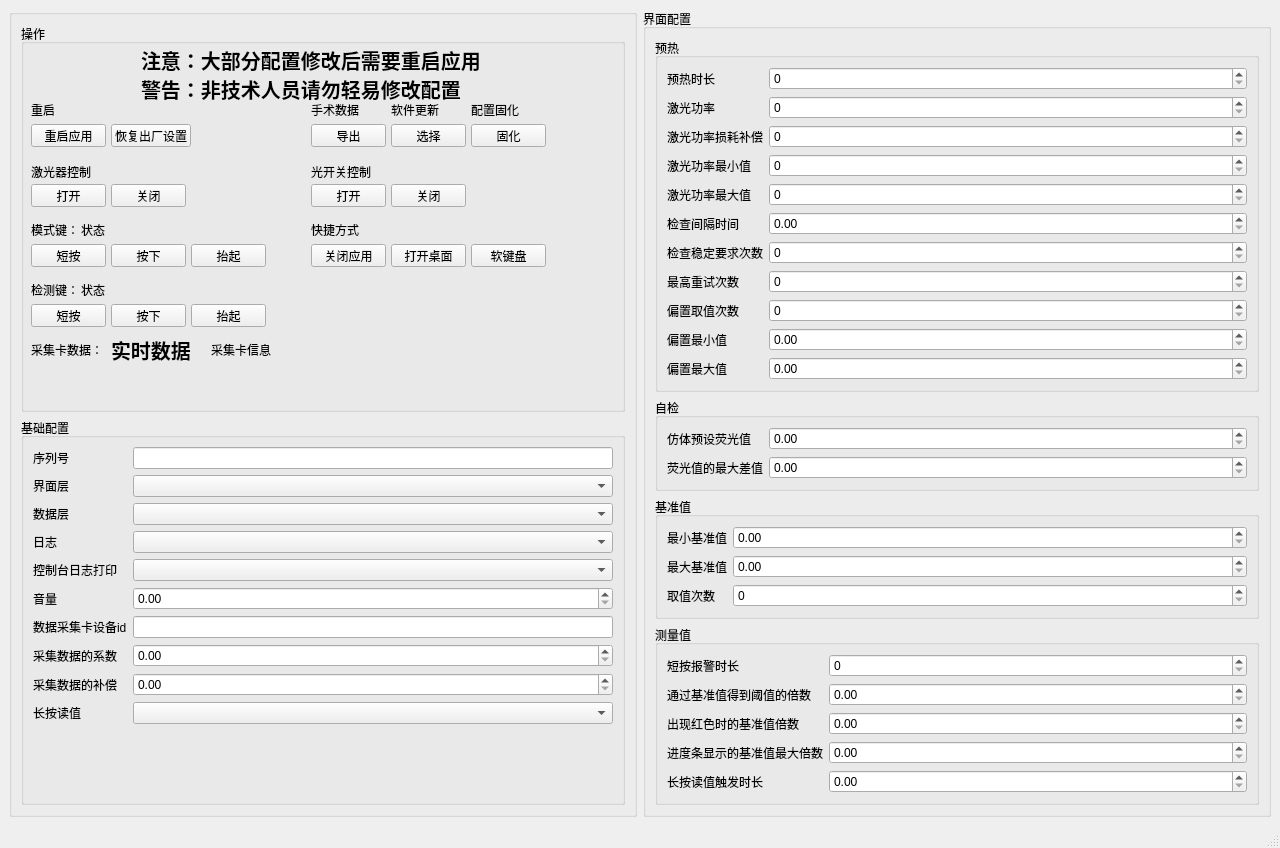
<?xml version="1.0" encoding="UTF-8"?>
<ui version="4.0">
 <class>MainWindow</class>
 <widget class="QMainWindow" name="MainWindow">
  <property name="geometry">
   <rect>
    <x>0</x>
    <y>0</y>
    <width>1280</width>
    <height>800</height>
   </rect>
  </property>
  <property name="windowTitle">
   <string>MainWindow</string>
  </property>
  <widget class="QWidget" name="centralwidget">
   <layout class="QHBoxLayout" name="horizontalLayout" stretch="5,5">
    <item>
     <widget class="QGroupBox" name="groupBox_7">
      <property name="title">
       <string/>
      </property>
      <layout class="QVBoxLayout" name="verticalLayout_7">
       <item>
        <widget class="QGroupBox" name="groupBox_8">
         <property name="title">
          <string>操作</string>
         </property>
         <widget class="QLabel" name="label">
          <property name="geometry">
           <rect>
            <x>120</x>
            <y>10</y>
            <width>381</width>
            <height>81</height>
           </rect>
          </property>
          <property name="font">
           <font>
            <pointsize>15</pointsize>
            <weight>75</weight>
            <bold>true</bold>
           </font>
          </property>
          <property name="text">
           <string>注意：大部分配置修改后需要重启应用
警告：非技术人员请勿轻易修改配置</string>
          </property>
         </widget>
         <widget class="QPushButton" name="rebootPushButton">
          <property name="geometry">
           <rect>
            <x>10</x>
            <y>100</y>
            <width>75</width>
            <height>23</height>
           </rect>
          </property>
          <property name="font">
           <font>
            <pointsize>9</pointsize>
           </font>
          </property>
          <property name="text">
           <string>重启应用</string>
          </property>
         </widget>
         <widget class="QPushButton" name="recoveryPushButton">
          <property name="geometry">
           <rect>
            <x>90</x>
            <y>100</y>
            <width>80</width>
            <height>23</height>
           </rect>
          </property>
          <property name="font">
           <font>
            <pointsize>9</pointsize>
           </font>
          </property>
          <property name="text">
           <string>恢复出厂设置</string>
          </property>
         </widget>
         <widget class="QLabel" name="label_2">
          <property name="geometry">
           <rect>
            <x>10</x>
            <y>80</y>
            <width>54</width>
            <height>12</height>
           </rect>
          </property>
          <property name="text">
           <string>重启</string>
          </property>
         </widget>
         <widget class="QLabel" name="label_3">
          <property name="geometry">
           <rect>
            <x>10</x>
            <y>140</y>
            <width>71</width>
            <height>16</height>
           </rect>
          </property>
          <property name="text">
           <string>激光器控制</string>
          </property>
         </widget>
         <widget class="QPushButton" name="openLaserPushButton">
          <property name="geometry">
           <rect>
            <x>10</x>
            <y>160</y>
            <width>75</width>
            <height>23</height>
           </rect>
          </property>
          <property name="text">
           <string>打开</string>
          </property>
         </widget>
         <widget class="QPushButton" name="closeLaserPushButton">
          <property name="geometry">
           <rect>
            <x>90</x>
            <y>160</y>
            <width>75</width>
            <height>23</height>
           </rect>
          </property>
          <property name="text">
           <string>关闭</string>
          </property>
         </widget>
         <widget class="QPushButton" name="openLightPushButton">
          <property name="geometry">
           <rect>
            <x>290</x>
            <y>160</y>
            <width>75</width>
            <height>23</height>
           </rect>
          </property>
          <property name="text">
           <string>打开</string>
          </property>
         </widget>
         <widget class="QPushButton" name="closeLightPushButton">
          <property name="geometry">
           <rect>
            <x>370</x>
            <y>160</y>
            <width>75</width>
            <height>23</height>
           </rect>
          </property>
          <property name="text">
           <string>关闭</string>
          </property>
         </widget>
         <widget class="QLabel" name="label_4">
          <property name="geometry">
           <rect>
            <x>290</x>
            <y>140</y>
            <width>71</width>
            <height>16</height>
           </rect>
          </property>
          <property name="text">
           <string>光开关控制</string>
          </property>
         </widget>
         <widget class="QPushButton" name="modeBouncePushButton">
          <property name="geometry">
           <rect>
            <x>170</x>
            <y>220</y>
            <width>75</width>
            <height>23</height>
           </rect>
          </property>
          <property name="text">
           <string>抬起</string>
          </property>
         </widget>
         <widget class="QPushButton" name="readShortPushButton">
          <property name="geometry">
           <rect>
            <x>10</x>
            <y>280</y>
            <width>75</width>
            <height>23</height>
           </rect>
          </property>
          <property name="text">
           <string>短按</string>
          </property>
         </widget>
         <widget class="QPushButton" name="readPressPushButton">
          <property name="geometry">
           <rect>
            <x>90</x>
            <y>280</y>
            <width>75</width>
            <height>23</height>
           </rect>
          </property>
          <property name="text">
           <string>按下</string>
          </property>
         </widget>
         <widget class="QPushButton" name="readBouncePushButton">
          <property name="geometry">
           <rect>
            <x>170</x>
            <y>280</y>
            <width>75</width>
            <height>23</height>
           </rect>
          </property>
          <property name="text">
           <string>抬起</string>
          </property>
         </widget>
         <widget class="QLabel" name="label_5">
          <property name="geometry">
           <rect>
            <x>10</x>
            <y>260</y>
            <width>54</width>
            <height>12</height>
           </rect>
          </property>
          <property name="text">
           <string>检测键：</string>
          </property>
         </widget>
         <widget class="QPushButton" name="modePressPushButton">
          <property name="geometry">
           <rect>
            <x>90</x>
            <y>220</y>
            <width>75</width>
            <height>23</height>
           </rect>
          </property>
          <property name="text">
           <string>按下</string>
          </property>
         </widget>
         <widget class="QLabel" name="label_6">
          <property name="geometry">
           <rect>
            <x>10</x>
            <y>200</y>
            <width>54</width>
            <height>12</height>
           </rect>
          </property>
          <property name="text">
           <string>模式键：</string>
          </property>
         </widget>
         <widget class="QLabel" name="label_13">
          <property name="geometry">
           <rect>
            <x>290</x>
            <y>80</y>
            <width>54</width>
            <height>12</height>
           </rect>
          </property>
          <property name="text">
           <string>手术数据</string>
          </property>
         </widget>
         <widget class="QPushButton" name="exportPushButton">
          <property name="geometry">
           <rect>
            <x>290</x>
            <y>100</y>
            <width>75</width>
            <height>23</height>
           </rect>
          </property>
          <property name="text">
           <string>导出</string>
          </property>
         </widget>
         <widget class="QLabel" name="readStatusLabel">
          <property name="geometry">
           <rect>
            <x>60</x>
            <y>260</y>
            <width>54</width>
            <height>12</height>
           </rect>
          </property>
          <property name="text">
           <string>状态</string>
          </property>
         </widget>
         <widget class="QLabel" name="modeStatusLabel">
          <property name="geometry">
           <rect>
            <x>60</x>
            <y>200</y>
            <width>54</width>
            <height>12</height>
           </rect>
          </property>
          <property name="text">
           <string>状态</string>
          </property>
         </widget>
         <widget class="QLabel" name="label_16">
          <property name="geometry">
           <rect>
            <x>10</x>
            <y>320</y>
            <width>70</width>
            <height>12</height>
           </rect>
          </property>
          <property name="text">
           <string>采集卡数据：</string>
          </property>
         </widget>
         <widget class="QLabel" name="niDataLabel">
          <property name="geometry">
           <rect>
            <x>90</x>
            <y>305</y>
            <width>91</width>
            <height>41</height>
           </rect>
          </property>
          <property name="font">
           <font>
            <pointsize>15</pointsize>
            <weight>75</weight>
            <bold>true</bold>
           </font>
          </property>
          <property name="text">
           <string>实时数据</string>
          </property>
         </widget>
         <widget class="QPushButton" name="modeShortPushButton">
          <property name="geometry">
           <rect>
            <x>10</x>
            <y>220</y>
            <width>75</width>
            <height>23</height>
           </rect>
          </property>
          <property name="text">
           <string>短按</string>
          </property>
         </widget>
         <widget class="QPushButton" name="updatePushButton">
          <property name="geometry">
           <rect>
            <x>370</x>
            <y>100</y>
            <width>75</width>
            <height>23</height>
           </rect>
          </property>
          <property name="text">
           <string>选择</string>
          </property>
         </widget>
         <widget class="QLabel" name="label_14">
          <property name="geometry">
           <rect>
            <x>370</x>
            <y>80</y>
            <width>54</width>
            <height>12</height>
           </rect>
          </property>
          <property name="text">
           <string>软件更新</string>
          </property>
         </widget>
         <widget class="QLabel" name="label_7">
          <property name="geometry">
           <rect>
            <x>290</x>
            <y>200</y>
            <width>54</width>
            <height>12</height>
           </rect>
          </property>
          <property name="text">
           <string>快捷方式</string>
          </property>
         </widget>
         <widget class="QPushButton" name="exitPushButton">
          <property name="geometry">
           <rect>
            <x>290</x>
            <y>220</y>
            <width>75</width>
            <height>23</height>
           </rect>
          </property>
          <property name="text">
           <string>关闭应用</string>
          </property>
         </widget>
         <widget class="QPushButton" name="explorerPushButton">
          <property name="geometry">
           <rect>
            <x>370</x>
            <y>220</y>
            <width>75</width>
            <height>23</height>
           </rect>
          </property>
          <property name="text">
           <string>打开桌面</string>
          </property>
         </widget>
         <widget class="QPushButton" name="oskPushButton">
          <property name="geometry">
           <rect>
            <x>450</x>
            <y>220</y>
            <width>75</width>
            <height>23</height>
           </rect>
          </property>
          <property name="text">
           <string>软键盘</string>
          </property>
         </widget>
         <widget class="QLabel" name="niInfoLabel">
          <property name="geometry">
           <rect>
            <x>190</x>
            <y>315</y>
            <width>401</width>
            <height>21</height>
           </rect>
          </property>
          <property name="text">
           <string>采集卡信息</string>
          </property>
         </widget>
         <widget class="QLabel" name="label_15">
          <property name="geometry">
           <rect>
            <x>450</x>
            <y>80</y>
            <width>54</width>
            <height>12</height>
           </rect>
          </property>
          <property name="text">
           <string>配置固化</string>
          </property>
         </widget>
         <widget class="QPushButton" name="solidifyConfigPushButton">
          <property name="geometry">
           <rect>
            <x>450</x>
            <y>100</y>
            <width>75</width>
            <height>23</height>
           </rect>
          </property>
          <property name="text">
           <string>固化</string>
          </property>
         </widget>
        </widget>
       </item>
       <item>
        <widget class="QGroupBox" name="groupBox">
         <property name="title">
          <string>基础配置</string>
         </property>
         <layout class="QVBoxLayout" name="verticalLayout_2">
          <item>
           <layout class="QFormLayout" name="formLayout">
            <item row="1" column="0">
             <widget class="QLabel" name="viewLabel">
              <property name="text">
               <string>界面层</string>
              </property>
             </widget>
            </item>
            <item row="1" column="1">
             <widget class="QComboBox" name="viewComboBox"/>
            </item>
            <item row="2" column="0">
             <widget class="QLabel" name="modelLabel">
              <property name="text">
               <string>数据层</string>
              </property>
             </widget>
            </item>
            <item row="2" column="1">
             <widget class="QComboBox" name="modelComboBox"/>
            </item>
            <item row="3" column="0">
             <widget class="QLabel" name="logLabel">
              <property name="text">
               <string>日志</string>
              </property>
             </widget>
            </item>
            <item row="3" column="1">
             <widget class="QComboBox" name="logComboBox"/>
            </item>
            <item row="4" column="0">
             <widget class="QLabel" name="logPrintLabel">
              <property name="text">
               <string>控制台日志打印</string>
              </property>
             </widget>
            </item>
            <item row="4" column="1">
             <widget class="QComboBox" name="logPrintComboBox"/>
            </item>
            <item row="5" column="0">
             <widget class="QLabel" name="volumeLabel">
              <property name="text">
               <string>音量</string>
              </property>
             </widget>
            </item>
            <item row="5" column="1">
             <widget class="QDoubleSpinBox" name="volumeDoubleSpinBox"/>
            </item>
            <item row="6" column="0">
             <widget class="QLabel" name="niDeviceIdLabel">
              <property name="text">
               <string>数据采集卡设备id</string>
              </property>
             </widget>
            </item>
            <item row="6" column="1">
             <widget class="QLineEdit" name="niDeviceIdLineEdit"/>
            </item>
            <item row="7" column="0">
             <widget class="QLabel" name="niRatioLabel">
              <property name="text">
               <string>采集数据的系数</string>
              </property>
             </widget>
            </item>
            <item row="7" column="1">
             <widget class="QDoubleSpinBox" name="niRatioDoubleSpinBox"/>
            </item>
            <item row="8" column="0">
             <widget class="QLabel" name="niCompensateLabel">
              <property name="text">
               <string>采集数据的补偿</string>
              </property>
             </widget>
            </item>
            <item row="8" column="1">
             <widget class="QDoubleSpinBox" name="niCompensateDoubleSpinBox"/>
            </item>
            <item row="9" column="0">
             <widget class="QLabel" name="readLongLabel">
              <property name="text">
               <string>长按读值</string>
              </property>
             </widget>
            </item>
            <item row="9" column="1">
             <widget class="QComboBox" name="readLongComboBox"/>
            </item>
            <item row="0" column="0">
             <widget class="QLabel" name="snLabel">
              <property name="text">
               <string>序列号</string>
              </property>
             </widget>
            </item>
            <item row="0" column="1">
             <widget class="QLineEdit" name="snLineEdit"/>
            </item>
           </layout>
          </item>
         </layout>
        </widget>
       </item>
      </layout>
     </widget>
    </item>
    <item>
     <widget class="QGroupBox" name="groupBox_2">
      <property name="title">
       <string>界面配置</string>
      </property>
      <layout class="QVBoxLayout" name="verticalLayout">
       <item>
        <widget class="QGroupBox" name="groupBox_3">
         <property name="title">
          <string>预热</string>
         </property>
         <layout class="QVBoxLayout" name="verticalLayout_3">
          <item>
           <layout class="QFormLayout" name="formLayout_2">
            <item row="0" column="0">
             <widget class="QLabel" name="preheatLabel">
              <property name="text">
               <string>预热时长</string>
              </property>
             </widget>
            </item>
            <item row="0" column="1">
             <widget class="QSpinBox" name="preheatSpinBox"/>
            </item>
            <item row="1" column="0">
             <widget class="QLabel" name="laserPowerLabel">
              <property name="text">
               <string>激光功率</string>
              </property>
             </widget>
            </item>
            <item row="1" column="1">
             <widget class="QSpinBox" name="laserPowerSpinBox"/>
            </item>
            <item row="3" column="0">
             <widget class="QLabel" name="laserPowerMinLabel">
              <property name="text">
               <string>激光功率最小值</string>
              </property>
             </widget>
            </item>
            <item row="3" column="1">
             <widget class="QSpinBox" name="laserPowerMinSpinBox"/>
            </item>
            <item row="4" column="0">
             <widget class="QLabel" name="laserPowerMaxLabel">
              <property name="text">
               <string>激光功率最大值</string>
              </property>
             </widget>
            </item>
            <item row="4" column="1">
             <widget class="QSpinBox" name="laserPowerMaxSpinBox"/>
            </item>
            <item row="5" column="0">
             <widget class="QLabel" name="laserCheckIntervalLabel">
              <property name="text">
               <string>检查间隔时间</string>
              </property>
             </widget>
            </item>
            <item row="5" column="1">
             <widget class="QDoubleSpinBox" name="laserCheckIntervalDoubleSpinBox"/>
            </item>
            <item row="6" column="0">
             <widget class="QLabel" name="laserStableCheckMaxLabel">
              <property name="text">
               <string>检查稳定要求次数</string>
              </property>
             </widget>
            </item>
            <item row="6" column="1">
             <widget class="QSpinBox" name="laserStableCheckMaxSpinBox"/>
            </item>
            <item row="7" column="0">
             <widget class="QLabel" name="laserCheckRetryMaxLabel">
              <property name="text">
               <string>最高重试次数</string>
              </property>
             </widget>
            </item>
            <item row="7" column="1">
             <widget class="QSpinBox" name="laserCheckRetryMaxSpinBox"/>
            </item>
            <item row="8" column="0">
             <widget class="QLabel" name="offsetTimesLabel">
              <property name="text">
               <string>偏置取值次数</string>
              </property>
             </widget>
            </item>
            <item row="8" column="1">
             <widget class="QSpinBox" name="offsetTimesSpinBox"/>
            </item>
            <item row="9" column="0">
             <widget class="QLabel" name="offsetMinLabel">
              <property name="text">
               <string>偏置最小值</string>
              </property>
             </widget>
            </item>
            <item row="9" column="1">
             <widget class="QDoubleSpinBox" name="offsetMinDoubleSpinBox"/>
            </item>
            <item row="10" column="0">
             <widget class="QLabel" name="offsetMaxLabel">
              <property name="text">
               <string>偏置最大值</string>
              </property>
             </widget>
            </item>
            <item row="10" column="1">
             <widget class="QDoubleSpinBox" name="offsetMaxDoubleSpinBox"/>
            </item>
            <item row="2" column="0">
             <widget class="QLabel" name="laserPowerCompensateLabel">
              <property name="text">
               <string>激光功率损耗补偿</string>
              </property>
             </widget>
            </item>
            <item row="2" column="1">
             <widget class="QSpinBox" name="laserPowerCompensateSpinBox"/>
            </item>
           </layout>
          </item>
         </layout>
        </widget>
       </item>
       <item>
        <widget class="QGroupBox" name="groupBox_4">
         <property name="title">
          <string>自检</string>
         </property>
         <layout class="QVBoxLayout" name="verticalLayout_4">
          <item>
           <layout class="QFormLayout" name="formLayout_3">
            <item row="0" column="0">
             <widget class="QLabel" name="presetImitationFluorescenceLabel">
              <property name="text">
               <string>仿体预设荧光值</string>
              </property>
             </widget>
            </item>
            <item row="0" column="1">
             <widget class="QDoubleSpinBox" name="presetImitationFluorescenceDoubleSpinBox"/>
            </item>
            <item row="1" column="0">
             <widget class="QLabel" name="fluorescenceDifferenceMaxLabel">
              <property name="text">
               <string>荧光值的最大差值</string>
              </property>
             </widget>
            </item>
            <item row="1" column="1">
             <widget class="QDoubleSpinBox" name="fluorescenceDifferenceMaxDoubleSpinBox"/>
            </item>
           </layout>
          </item>
         </layout>
        </widget>
       </item>
       <item>
        <widget class="QGroupBox" name="groupBox_5">
         <property name="title">
          <string>基准值</string>
         </property>
         <layout class="QVBoxLayout" name="verticalLayout_5">
          <item>
           <layout class="QFormLayout" name="formLayout_4">
            <item row="0" column="0">
             <widget class="QLabel" name="referentMinLabel">
              <property name="text">
               <string>最小基准值</string>
              </property>
             </widget>
            </item>
            <item row="0" column="1">
             <widget class="QDoubleSpinBox" name="referentMinDoubleSpinBox"/>
            </item>
            <item row="1" column="0">
             <widget class="QLabel" name="referentMaxLabel">
              <property name="text">
               <string>最大基准值</string>
              </property>
             </widget>
            </item>
            <item row="1" column="1">
             <widget class="QDoubleSpinBox" name="referentMaxDoubleSpinBox"/>
            </item>
            <item row="2" column="0">
             <widget class="QLabel" name="triesLimitLabel">
              <property name="text">
               <string>取值次数</string>
              </property>
             </widget>
            </item>
            <item row="2" column="1">
             <widget class="QSpinBox" name="triesLimitSpinBox"/>
            </item>
           </layout>
          </item>
         </layout>
        </widget>
       </item>
       <item>
        <widget class="QGroupBox" name="groupBox_6">
         <property name="title">
          <string>测量值</string>
         </property>
         <layout class="QVBoxLayout" name="verticalLayout_6">
          <item>
           <layout class="QFormLayout" name="formLayout_5">
            <item row="1" column="0">
             <widget class="QLabel" name="multipleThresholdLabel">
              <property name="text">
               <string>通过基准值得到阈值的倍数</string>
              </property>
             </widget>
            </item>
            <item row="1" column="1">
             <widget class="QDoubleSpinBox" name="multipleThresholdDoubleSpinBox"/>
            </item>
            <item row="3" column="0">
             <widget class="QLabel" name="multipleMaxLabel">
              <property name="text">
               <string>进度条显示的基准值最大倍数</string>
              </property>
             </widget>
            </item>
            <item row="3" column="1">
             <widget class="QDoubleSpinBox" name="multipleMaxDoubleSpinBox"/>
            </item>
            <item row="0" column="0">
             <widget class="QLabel" name="playTimeLabel">
              <property name="text">
               <string>短按报警时长</string>
              </property>
             </widget>
            </item>
            <item row="0" column="1">
             <widget class="QSpinBox" name="playTimeSpinBox"/>
            </item>
            <item row="2" column="0">
             <widget class="QLabel" name="multipleRedLabel">
              <property name="text">
               <string>出现红色时的基准值倍数</string>
              </property>
             </widget>
            </item>
            <item row="2" column="1">
             <widget class="QDoubleSpinBox" name="multipleRedDoubleSpinBox"/>
            </item>
            <item row="4" column="0">
             <widget class="QLabel" name="readLongTriggerLabel">
              <property name="text">
               <string>长按读值触发时长</string>
              </property>
             </widget>
            </item>
            <item row="4" column="1">
             <widget class="QDoubleSpinBox" name="readLongTriggerDoubleSpinBox"/>
            </item>
           </layout>
          </item>
         </layout>
        </widget>
       </item>
      </layout>
     </widget>
    </item>
   </layout>
  </widget>
  <widget class="QMenuBar" name="menubar">
   <property name="geometry">
    <rect>
     <x>0</x>
     <y>0</y>
     <width>1280</width>
     <height>23</height>
    </rect>
   </property>
  </widget>
  <widget class="QStatusBar" name="statusbar"/>
 </widget>
 <resources/>
 <connections/>
</ui>
